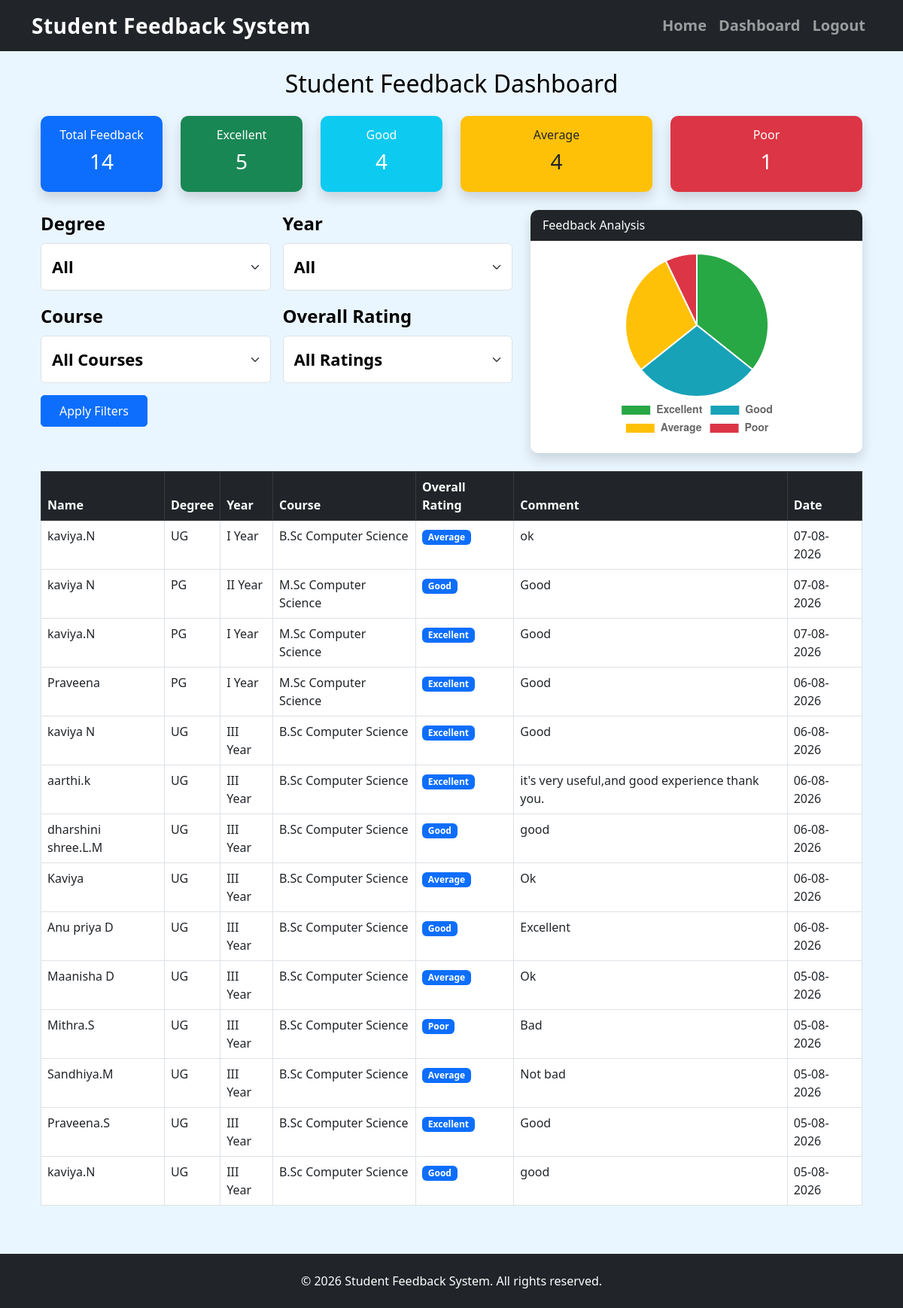
The app's page /admin-dashboard/ (signed in) with its own data.
### feedback/models.py (models this page shows, shortened)
class Feedback(models.Model):
    name = models.CharField(max_length=100)
    email = models.EmailField(null=True,blank=True)
    degree = models.CharField(max_length=10)
    year = models.CharField(max_length=20)
    course = models.CharField(max_length=100)
    q1 = models.CharField(max_length=20)
    q2 = models.CharField(max_length=20)
    q3 = models.CharField(max_length=20)
    q4 = models.CharField(max_length=20)
    q5 = models.CharField(max_length=20)
    q6 = models.CharField(max_length=20)
    q7 = models.CharField(max_length=20)
    q8 = models.CharField(max_length=20)
    q9 = models.CharField(max_length=20)
    q10 = models.CharField(max_length=20)
    overall_rating = models.CharField(
        max_length=20,
        choices=[
            ('Excellent', 'Excellent'),
            ('Good', 'Good'),
            ('Average', 'Average'),
            ('Poor', 'Poor')
        ],
        default='Good'
    )
    comment = models.TextField()
    timestamp = models.DateTimeField(auto_now_add=True)

### feedback/views.py (the view)
# urls.py: path('admin-dashboard/', views.admin_dashboard, name='admin_dashboard'),
@login_required
def admin_dashboard(request):
    all_feedbacks = Feedback.objects.all()
    feedbacks = all_feedbacks.order_by("-timestamp")
    degree = request.GET.get("degree")
    year = request.GET.get("year")
    course = request.GET.get("course")
    rating = request.GET.get("rating")
    if degree:
        feedbacks = feedbacks.filter(degree=degree)
    if year:
        feedbacks = feedbacks.filter(year=year)
    if course:
        feedbacks = feedbacks.filter(course=course)
    if rating:
        feedbacks = feedbacks.filter(overall_rating=rating)
    courses = Feedback.objects.values("course").annotate(
        count=Count("course")
    ).order_by("course")
    context = {
        "feedbacks": feedbacks,
        "courses": courses,
        "current_degree": degree,
        "current_year": year,
        "current_course": course,
        "current_rating": rating,
        "total_feedback": all_feedbacks.count(),
        "excellent_count": feedbacks.filter(
            overall_rating="Excellent"
        ).count(),
        "good_count": feedbacks.filter(
            overall_rating="Good"
        ).count(),
        "average_count": feedbacks.filter(
            overall_rating="Average"
        ).count(),
        "poor_count": feedbacks.filter(
            overall_rating="Poor"
        ).count(),
    }
    return render(request, "feedback/admin_dashboard.html", context)

### feedback/templates/feedback/admin_dashboard.html (shortened to what this page needs)
{% extends 'feedback/base.html' %}
{% load static %}
{% block content %}
<div class="container mt-4">
<h2 class="text-center mb-4">
    Student Feedback Dashboard
</h2>
<div class="row mb-4">
    <div class="col-md-2">
        <div class="card bg-primary text-white shadow">
            <div class="card-body text-center">
                <h6>Total Feedback</h6>
                <h3>{{ total_feedback }}</h3>
            </div>
        </div>
    </div>
    <div class="col-md-2">
        <div class="card bg-success text-white shadow">
            <div class="card-body text-center">
                <h6>Excellent</h6>
                <h3>{{ excellent_count }}</h3>
            </div>
        </div>
    </div>
    <div class="col-md-2">
        <div class="card bg-info text-white shadow">
            <div class="card-body text-center">
                <h6>Good</h6>
                <h3>{{ good_count }}</h3>
            </div>
        </div>
    </div>
    <div class="col-md-3">
        <div class="card bg-warning shadow">
            <div class="card-body text-center">
                <h6>Average</h6>
                <h3>{{ average_count }}</h3>
            </div>
        </div>
    </div>
    <div class="col-md-3">
        <div class="card bg-danger text-white shadow">
            <div class="card-body text-center">
                <h6>Poor</h6>
                <h3>{{ poor_count }}</h3>
            </div>
        </div>
    </div>
</div>
<div class="row mb-4">
<div class="col-md-7">
<form method="GET" class="row g-3">
<div class="col-md-6">
<label class="form-label">Degree</label>
<select name="degree" class="form-select">
<option value="">All</option>
</select>
</div>
<div class="col-md-6">
<label class="form-label">Year</label>
<select name="year" class="form-select">
<option value="">All</option>
</select>
</div>
<div class="col-md-6">
<label class="form-label">Course</label>
<select name="course" class="form-select">
<option value="">All Courses</option>
</select>
</div>
<div class="col-md-6">
<label class="form-label">Overall Rating</label>
<select name="rating" class="form-select">
<option value="">All Ratings</option>
</select>
</div>
<div class="col-md-12">
<button class="btn btn-primary">
Apply Filters
</button>
</div>
</form>
</div>
<div class="col-md-5">
<div class="card shadow">
<div class="card-header bg-dark text-white">
Feedback Analysis
</div>
<div class="card-body">
<div style="width:250px;height:250px;margin:auto;">
<canvas id="feedbackChart"></canvas>
</div>
</div>
</div>
</div>
</div>
<div class="table-responsive mt-4">
    <table class="table table-bordered table-hover">
        <thead class="table-dark">
            <tr>
                <th>Name</th>
                <th>Degree</th>
                <th>Year</th>
                <th>Course</th>
                <th>Overall Rating</th>
                <th>Comment</th>
                <th>Date</th>
            </tr>
        </thead>
        <tbody>
        {% for feedback in feedbacks %}
            <tr>
                <td>{{ feedback.name }}</td>
                <td>{{ feedback.degree }}</td>
                <td>{{ feedback.year }}</td>
                <td>{{ feedback.course }}</td>
                <td>
                    <span class="badge bg-primary">
                        {{ feedback.overall_rating }}
                    </span>
                </td>
                <td>{{ feedback.comment }}</td>
                <td>
                    {{ feedback.timestamp|date:"d-m-Y" }}
                </td>
            </tr>
        {% endfor %}
        </tbody>
    </table>
</div>
<script>
const ctx = document.getElementById('feedbackChart');
new Chart(ctx, {
    type: 'pie',
    data: {
        labels: [
            'Excellent',
            'Good',
            'Average',
            'Poor'
        ],
        datasets: [{
            data: [
                {{ excellent_count }},
                {{ good_count }},
                {{ average_count }},
                {{ poor_count }}
            ],
            backgroundColor: [
                '#28a745',
                '#17a2b8',
                '#ffc107',
                '#dc3545'
            ]
        }]
    },
    options: {
        responsive: true,
        maintainAspectRatio: false,
        plugins: {
    legend: {
        position: 'bottom',
        labels: {
            font: {
                weight: 'bold',
                size: 14
            }
        }
    }
}
    }
});
</script>
</div>
{% endblock %}

### feedback/templates/feedback/base.html (shortened to what this page needs)
{% load static %}
<!DOCTYPE html>
<html lang="en">
<head>
    <link href="https://cdn.jsdelivr.net/npm/bootstrap@5.3.0-alpha1/dist/css/bootstrap.min.css" rel="stylesheet">
    <link rel="stylesheet" href="{% static 'feedback/css/style.css' %}">
</head>
<body>
<nav class="navbar navbar-expand-lg navbar-dark bg-dark">
    <div class="container">
        <a class="navbar-brand" href="{% url 'home' %}">
            Student Feedback System
        </a>
        <div class="collapse navbar-collapse" id="navbarNav">
            <ul class="navbar-nav ms-auto">
                <li class="nav-item">
                    <a class="nav-link" href="{% url 'index' %}">
                        Home
                    </a>
                </li>
                {% if user.is_authenticated and user.is_staff %}
                <li class="nav-item">
                    <a class="nav-link" href="{% url 'admin_dashboard' %}">
                        Dashboard
                    </a>
                </li>
                <li class="nav-item">
                    <a class="nav-link" href="{% url 'admin_logout' %}">
                        Logout
                    </a>
                </li>
                {% endif %}
            </ul>
        </div>
    </div>
</nav>
<div class="container mt-4">
    {% block content %}
    {% endblock %}
</div>
<footer class="bg-dark text-white text-center py-4 mt-5">
    <div class="container">
        <p class="m-0">
            &copy; {% now "Y" %} Student Feedback System. All rights reserved.
        </p>
    </div>
</footer>
</body>
</html>

### feedback/static/feedback/css/style.css (style rules this page uses)
body { background-color: #f8f9fa; font-family: 'Segoe UI', Tahoma, Geneva, Verdana, sans-serif; }
.card { border: none; border-radius: 10px; overflow: hidden; }
.card-header { font-weight: 500; }
.navbar-brand { font-weight: 700; letter-spacing: 0.5px; }
footer { margin-top: 3rem; }
.btn { border-radius: 5px; padding: 0.5rem 1.5rem; }

### feedback/templates/feedback/base.html (style rules this page uses)
body { background:#EAF6FF; color:#000; }
.form-label { font-weight:700 !important; color:#000 !important; font-size:24px; }
.form-control, .form-select { color:#000 !important; font-weight:600; font-size:22px; padding:14px; }
option { color:#000; font-weight:600; fobt-size:20px; }
.navbar-brand { font-weight:bold; font-size:28px; }
.nav-link { font-weight:600; font-size:20px; }
footer p { font-weight:500; }

### records on screen
Feedback: name "kaviya.N", degree "UG", year "I Year", course "B.Sc Computer Science", overall_rating "Average", comment "ok", timestamp "07-08-2026"
Feedback: name "kaviya N", degree "PG", year "II Year", course "M.Sc Computer Science", overall_rating "Good", comment "Good", timestamp "07-08-2026"
Feedback: name "kaviya.N", degree "PG", year "I Year", course "M.Sc Computer Science", overall_rating "Excellent", comment "Good", timestamp "07-08-2026"
Feedback: name "Praveena", degree "PG", year "I Year", course "M.Sc Computer Science", overall_rating "Excellent", comment "Good", timestamp "06-08-2026"
Feedback: name "kaviya N", degree "UG", year "III Year", course "B.Sc Computer Science", overall_rating "Excellent", comment "Good", timestamp "06-08-2026"
Feedback: name "aarthi.k", degree "UG", year "III Year", course "B.Sc Computer Science", overall_rating "Excellent", comment "it's very useful,and good experience thank you.", timestamp "06-08-2026"
Feedback: name "dharshini shree.L.M", degree "UG", year "III Year", course "B.Sc Computer Science", overall_rating "Good", comment "good", timestamp "06-08-2026"
Feedback: name "Kaviya", degree "UG", year "III Year", course "B.Sc Computer Science", overall_rating "Average", comment "Ok", timestamp "06-08-2026"
Feedback: name "Anu priya D", degree "UG", year "III Year", course "B.Sc Computer Science", overall_rating "Good", comment "Excellent", timestamp "06-08-2026"
Feedback: name "Maanisha D", degree "UG", year "III Year", course "B.Sc Computer Science", overall_rating "Average", comment "Ok", timestamp "05-08-2026"
Feedback: name "Mithra.S", degree "UG", year "III Year", course "B.Sc Computer Science", overall_rating "Poor", comment "Bad", timestamp "05-08-2026"
Feedback: name "Sandhiya.M", degree "UG", year "III Year", course "B.Sc Computer Science", overall_rating "Average", comment "Not bad", timestamp "05-08-2026"
Feedback: name "Praveena.S", degree "UG", year "III Year", course "B.Sc Computer Science", overall_rating "Excellent", comment "Good", timestamp "05-08-2026"
Feedback: name "kaviya.N", degree "UG", year "III Year", course "B.Sc Computer Science", overall_rating "Good", comment "good", timestamp "05-08-2026"

### other values on screen
{{ total_feedback }} "14"
{{ excellent_count }} "5"
{{ good_count }} "4"
{{ average_count }} "4"
{{ poor_count }} "1"
chart data {{ excellent_count }} 5
chart data {{ good_count }} 4
chart data {{ average_count }} 4
chart data {{ poor_count }} 1
